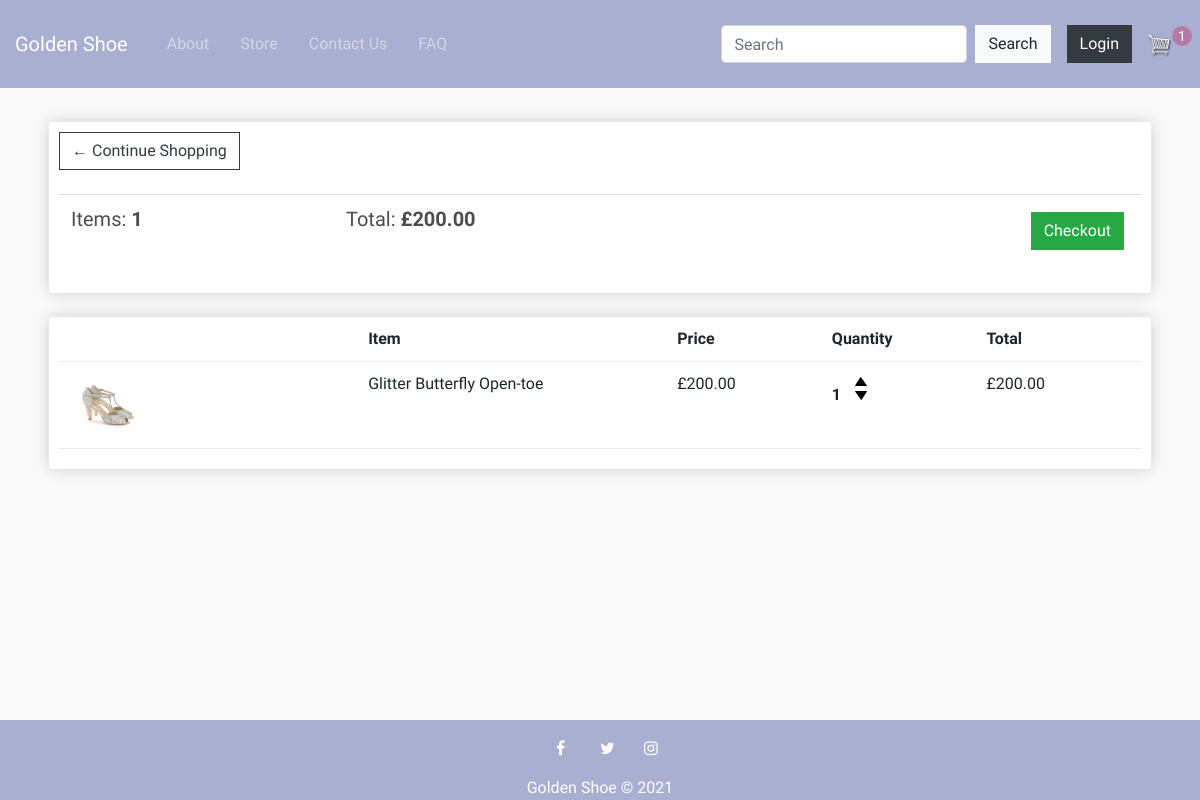
The app's page /cart/ (signed in) with its own data.
### store/models.py (models this page shows, shortened)
class Order(models.Model):
    customer = models.ForeignKey(Customer, on_delete=models.SET_NULL, blank=True, null=True)
    date_ordered = models.DateTimeField(auto_now_add=True)
    complete = models.BooleanField(default=False, null=True, blank=False)
    transaction_id = models.CharField(max_length=200, null=True)
    @property
    def get_cart_total(self):
        orderitems = self.orderitem_set.all()
        total = sum([item.get_total for item in orderitems])
        return total
    @property
    def get_cart_items(self):
        orderitems = self.orderitem_set.all()
        total = sum([item.quantity for item in orderitems])
        return total

class OrderItem(models.Model):
    product = models.ForeignKey(Product, on_delete=models.SET_NULL, blank=True, null=True)
    order = models.ForeignKey(Order, on_delete=models.SET_NULL, blank=True, null=True)
    quantity = models.IntegerField(default=0, null=True, blank=True)
    date_added = models.DateTimeField(auto_now_add=True)
    @property
    def get_total(self):
        total = self.product.price * self.quantity
        return total

class Product(models.Model):
    name = models.CharField(max_length=200, null=True)
    price = models.FloatField()
    digital = models.BooleanField(default=False, null=True, blank=False)
    image = models.ImageField(null=True, blank=True)

### store/views.py (the view)
# urls.py: path('cart/', views.cart, name="cart"),
def cart(request):
    if request.user.is_authenticated:
        customer = request.user.customer
        order, created = Order.objects.get_or_create(customer=customer, complete=False)
        items = order.orderitem_set.all()
        cartItems = order.get_cart_items
    else:
        items = []
        order = {'get_cart_total': 0, 'get_cart_items': 0}
        cartItems = order['get_cart_items']
    context = {'items': items, 'order': order, 'cartItems': cartItems}
    return render(request, 'store/cart.html', context)

### store/templates/store/cart.html
{% extends 'store/main.html' %}
{% load static %}
{% block content %}
<div class="row">
	<div class="col-lg-12">
		<div class="box-element">
            <a  class="btn btn-outline-dark" href="{% url 'store' %}">&#x2190; Continue Shopping</a>
			<br>
			<br>
			<table class="table">
				<tr>
					<th><h5>Items: <strong>{{order.get_cart_items}}</strong></h5></th>
					<th><h5>Total:<strong> £{{order.get_cart_total|floatformat:2}}</strong></h5></th>
					<th>
						<a  style="float:right; margin:5px;" class="btn btn-success" href="{% url 'checkout' %}">Checkout</a>
					</th>
				</tr>
			</table>
		</div>
		<br>
		<div class="box-element">
    		<div class="cart-row">
					<div style="flex:2"></div>
					<div style="flex:2"><strong>Item</strong></div>
					<div style="flex:1"><strong>Price</strong></div>
					<div style="flex:1"><strong>Quantity</strong></div>
					<div style="flex:1"><strong>Total</strong></div>
			</div>
			{% for item in items %}
			<div class="cart-row">
				<div style="flex:2"><img class="row-image" src="{{item.product.image.url}}"></div>
				<div style="flex:2"><p>{{item.product.name}}</p></div>
				<div style="flex:1"><p>£{{item.product.price|floatformat:2}}</p></div>
				<div style="flex:1">
					<p class="quantity">{{item.quantity}}</p>
					<div class="quantity">
						<img data-product="{{item.product.id}}" data-action="add" class="chg-quantity update-cart" src="{% static  'images/arrow-up.png' %}">
						<img data-product="{{item.product.id}}" data-action="remove" class="chg-quantity update-cart" src="{% static  'images/arrow-down.png' %}">
					</div>
				</div>
				<div style="flex:1"><p>£{{item.get_total|floatformat:2}}</p></div>
			</div>
			{% endfor %}
			</div>
		</div>
	</div>
{% endblock content %}

### static/css/main.css (style rules this page uses)
body { background-color: hsl(0, 0%, 98%); font-family: 'Gilda Display', serif; }
h1,h2,h3,h4,h5,h6 { color:hsl(0, 0%, 30%); }
.box-element { box-shadow:hsl(0, 0%, 80%) 0 0 16px; background-color: #fff; border-radius: 4px; padding: 10px; }
.col-lg-4, .col-lg-6, .col-lg-8, .col-lg-12 { margin-top: 10px; }
.btn { border-radius: 0; }
.row-image { width: 100px; }
.cart-row { display: flex; align-items: flex-stretch; padding-bottom: 10px; margin-bottom: 10px; border-bottom: 1px solid #ececec; }
.quantity { display: inline-block; font-weight: 700; padding-right:10px; }
.chg-quantity { width: 12px; cursor: pointer; display: block; margin-top: 5px; transition:.1s; }
.row { display: flex; flex-wrap: wrap; padding: 0 4px; }
p { text-align: justify; }

### records on screen
Order: get_cart_items "1", get_cart_total "200.00"
OrderItem: product.image (picture), product.name "Glitter Butterfly Open-toe", product.price "200.00", quantity "1", get_total "200.00"

### other values on screen
{{ cartItems }} "1"
